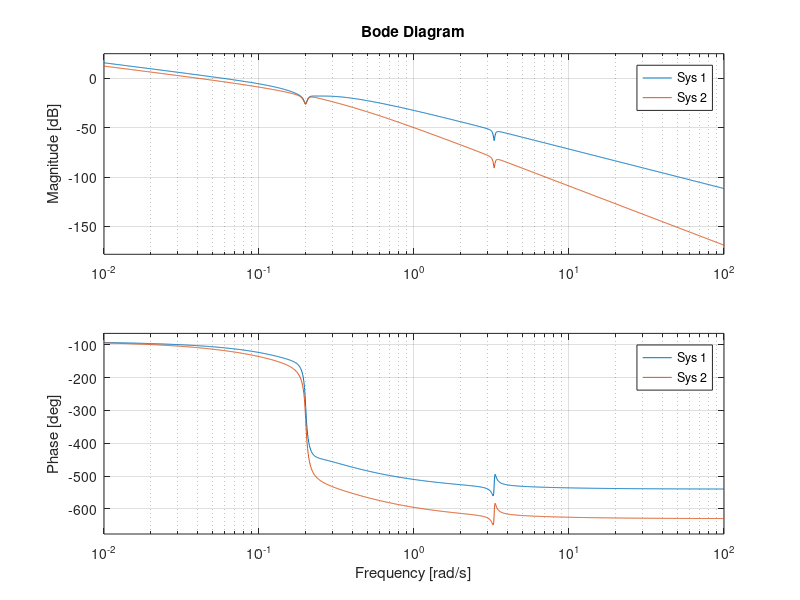
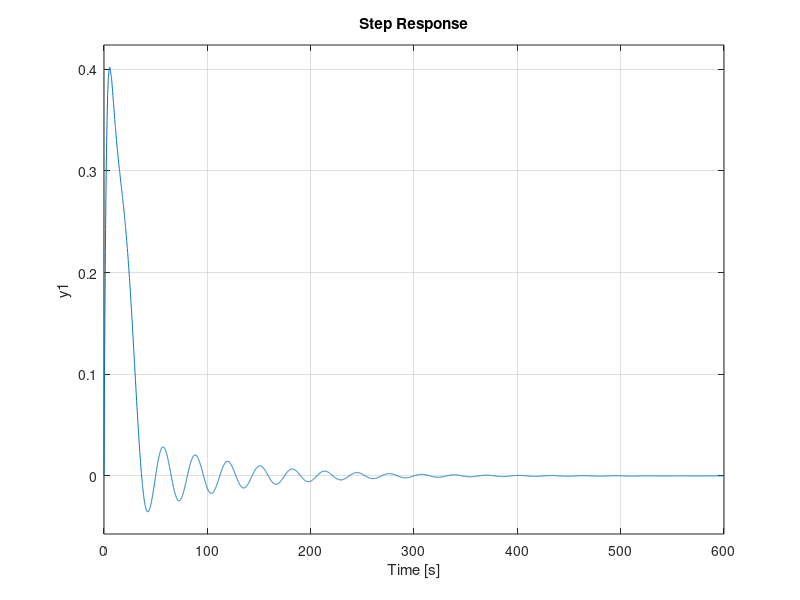

These figures' MATLAB source, in order: (Note: this script raises an error after producing the figures.)
s = tf('s');
Gp = (-0.07988 *s^4 - 0.003315 *s^3 - 0.8677* s^2 + 0.006493* s - 0.03458)/...
    (s^5 + 0.5979* s^4 + 10.98 *s^3 + 4.709 *s^2 + 0.5421* s + 0.1827);

Gv = (0.2204 *s^4 + 0.02348 *s^3 + 2.394* s^2 + 0.003981 *s + 0.09541)/...
    (s^5 + 0.5979 *s^4 + 10.98 *s^3 + 4.709 *s^2 + 0.5421 *s + 0.1827);

%%
% C= -2.759 s^2 - 0.003532 s - 0.1104 / s^3 + 2 s^2 + s
% beta = 10;
% T = 1/1.97;
% LagC = beta*(T*s+1)/(beta*T*s+1);
% Gc = -.023/s*LagC;
% PIDap = K/Ti * (1+s*Ti)*(1+s*Td)/s/(1+s*Tf);
% Gc = K/Ti * (1+ s*(Ti+Tf) + Ti*(Td+Tf)*s^2)/s/(1+s*Tf);
% LP2 = w^2/(s^2 + 2*w*b*s + w^2)
% N = (s^2 + 2*w*b1*s + w^2)(s^2 + 2*w*b2*s + w^2)
%I;
% 
% w = .21;
% b = .25; % 0.01
% K = -.33;
% Gc = K*(s^2 + 2*w*b*s + w^2)/s/(s^2 + 2*w*.5*s + w^2);

Gc0 = -.18/s;

beta = 10;
T = 1/1.97;
LagC = beta*(T*s+1)/(beta*T*s+1);
Gc1 = -.0443/s/(s+.197);

w = .21;
b = .25; % 0.01
K = -.33;
Gc = K*(s^2 + 2*w*b*s + w^2)/s/(s^2 + 2*w*.5*s + w^2);

L = Gc * Gp;
close all
figure('Position', [0 40 960 960]);
subplot(2,1,1);
bode(Gc, Gc1);
subplot(2,1,2)
bode(Gc*Gp, Gc1*Gp);

figure('Position', [960 40 960 960]);
CL = feedback(L,1);
DL = (Gv/(1+L));

subplot(2,1,1);
step(CL);
hold on
step(feedback(Gc1*Gp,1));
% step(feedback(Gc1*Gp,1));
hold off
subplot(2,1,2)
step(DL);
hold on
%step((Gv/(1+Gc1*Gp)));
% step((Gv/(1+Gc2*Gp)));
hold off
stepinfo(CL).Overshoot,stepinfo(CL).SettlingTime

%% DR
close all
%P + Lag Filter;
%Best for Reference Tracking
w = 1.97;
b1 = .1;
b2 = 10;
N = (s^2 + 2*w*b1*s+w^2)/(s^2 + 2*w*b2*s+w^2);
Gcd = -.2  *(s^2 + 2*w*b1*s+w^2)/(s^2 + 2*w*b2*s+w^2)/s;

L = Gcd*Gp;
CL = Gcd*Gp/(1+Gcd*Gp);
S = 1/(1+Gcd*Gp);   
figure;
bode(Gp, Gcd, L,S)
figure;
step(Gv*S)
[stepinfo(CL).Overshoot, stepinfo(CL).SettlingTime];
